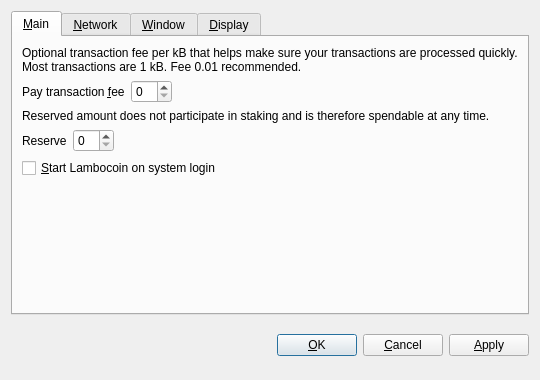
<?xml version="1.0" encoding="UTF-8"?>
<ui version="4.0">
 <class>OptionsDialog</class>
 <widget class="QDialog" name="OptionsDialog">
  <property name="geometry">
   <rect>
    <x>0</x>
    <y>0</y>
    <width>540</width>
    <height>380</height>
   </rect>
  </property>
  <property name="windowTitle">
   <string>Options</string>
  </property>
  <property name="modal">
   <bool>true</bool>
  </property>
  <layout class="QVBoxLayout" name="verticalLayout">
   <item>
    <widget class="QTabWidget" name="tabWidget">
     <property name="tabPosition">
      <enum>QTabWidget::North</enum>
     </property>
     <property name="currentIndex">
      <number>0</number>
     </property>
     <widget class="QWidget" name="tabMain">
      <attribute name="title">
       <string>&amp;Main</string>
      </attribute>
      <layout class="QVBoxLayout" name="verticalLayout_Main">
       <item>
        <widget class="QLabel" name="transactionFeeInfoLabel">
         <property name="text">
          <string>Optional transaction fee per kB that helps make sure your transactions are processed quickly. Most transactions are 1 kB. Fee 0.01 recommended.</string>
         </property>
         <property name="textFormat">
          <enum>Qt::PlainText</enum>
         </property>
         <property name="wordWrap">
          <bool>true</bool>
         </property>
        </widget>
       </item>
       <item>
        <layout class="QHBoxLayout" name="horizontalLayoutFee">
         <item>
          <widget class="QLabel" name="transactionFeeLabel">
           <property name="text">
            <string>Pay transaction &amp;fee</string>
           </property>
           <property name="textFormat">
            <enum>Qt::PlainText</enum>
           </property>
           <property name="buddy">
            <cstring>transactionFee</cstring>
           </property>
          </widget>
         </item>
         <item>
          <widget class="BitcoinAmountField" name="transactionFee"/>
         </item>
         <item>
          <spacer name="horizontalSpacerFee">
           <property name="orientation">
            <enum>Qt::Horizontal</enum>
           </property>
           <property name="sizeHint" stdset="0">
            <size>
             <width>40</width>
             <height>20</height>
            </size>
           </property>
          </spacer>
         </item>
        </layout>
       </item>
       <item>
        <widget class="QLabel" name="reserveBalanceInfoLabel">
         <property name="text">
          <string>Reserved amount does not participate in staking and is therefore spendable at any time.</string>
         </property>
         <property name="textFormat">
          <enum>Qt::PlainText</enum>
         </property>
         <property name="wordWrap">
          <bool>true</bool>
         </property>
        </widget>
       </item>
       <item>
        <layout class="QHBoxLayout" name="horizontalLayoutReserveBalance">
         <item>
          <widget class="QLabel" name="reserveBalanceLabel">
           <property name="text">
            <string>Reserve</string>
           </property>
           <property name="textFormat">
            <enum>Qt::PlainText</enum>
           </property>
           <property name="buddy">
            <cstring>reserveBalance</cstring>
           </property>
          </widget>
         </item>
         <item>
          <widget class="BitcoinAmountField" name="reserveBalance"/>
         </item>
         <item>
          <spacer name="horizontalSpacerReserveBalance">
           <property name="orientation">
            <enum>Qt::Horizontal</enum>
           </property>
           <property name="sizeHint" stdset="0">
            <size>
             <width>40</width>
             <height>20</height>
            </size>
           </property>
          </spacer>
         </item>
        </layout>
       </item>
       <item>
        <widget class="QCheckBox" name="bitcoinAtStartup">
         <property name="toolTip">
          <string>Automatically start Lambocoin after logging in to the system.</string>
         </property>
         <property name="text">
          <string>&amp;Start Lambocoin on system login</string>
         </property>
        </widget>
       </item>
       <item>
        <spacer name="verticalSpacer_Main">
         <property name="orientation">
          <enum>Qt::Vertical</enum>
         </property>
         <property name="sizeHint" stdset="0">
          <size>
           <width>20</width>
           <height>40</height>
          </size>
         </property>
        </spacer>
       </item>
      </layout>
     </widget>
     <widget class="QWidget" name="tabNetwork">
      <attribute name="title">
       <string>&amp;Network</string>
      </attribute>
      <layout class="QVBoxLayout" name="verticalLayout_Network">
       <item>
        <widget class="QCheckBox" name="mapPortUpnp">
         <property name="toolTip">
          <string>Automatically open the Lambocoin client port on the router. This only works when your router supports UPnP and it is enabled.</string>
         </property>
         <property name="text">
          <string>Map port using &amp;UPnP</string>
         </property>
        </widget>
       </item>
       <item>
        <widget class="QCheckBox" name="connectSocks">
         <property name="toolTip">
          <string>Connect to the Lambocoin network through a SOCKS proxy (e.g. when connecting through Tor).</string>
         </property>
         <property name="text">
          <string>&amp;Connect through SOCKS proxy:</string>
         </property>
        </widget>
       </item>
       <item>
        <layout class="QHBoxLayout" name="horizontalLayout_Network">
         <item>
          <widget class="QLabel" name="proxyIpLabel">
           <property name="text">
            <string>Proxy &amp;IP:</string>
           </property>
           <property name="textFormat">
            <enum>Qt::PlainText</enum>
           </property>
           <property name="buddy">
            <cstring>proxyIp</cstring>
           </property>
          </widget>
         </item>
         <item>
          <widget class="QValidatedLineEdit" name="proxyIp">
           <property name="maximumSize">
            <size>
             <width>140</width>
             <height>16777215</height>
            </size>
           </property>
           <property name="toolTip">
            <string>IP address of the proxy (e.g. 127.0.0.1)</string>
           </property>
          </widget>
         </item>
         <item>
          <widget class="QLabel" name="proxyPortLabel">
           <property name="text">
            <string>&amp;Port:</string>
           </property>
           <property name="textFormat">
            <enum>Qt::PlainText</enum>
           </property>
           <property name="buddy">
            <cstring>proxyPort</cstring>
           </property>
          </widget>
         </item>
         <item>
          <widget class="QLineEdit" name="proxyPort">
           <property name="maximumSize">
            <size>
             <width>55</width>
             <height>16777215</height>
            </size>
           </property>
           <property name="toolTip">
            <string>Port of the proxy (e.g. 9050)</string>
           </property>
          </widget>
         </item>
         <item>
          <widget class="QLabel" name="socksVersionLabel">
           <property name="text">
            <string>SOCKS &amp;Version:</string>
           </property>
           <property name="textFormat">
            <enum>Qt::PlainText</enum>
           </property>
           <property name="buddy">
            <cstring>socksVersion</cstring>
           </property>
          </widget>
         </item>
         <item>
          <widget class="QValueComboBox" name="socksVersion">
           <property name="toolTip">
            <string>SOCKS version of the proxy (e.g. 5)</string>
           </property>
          </widget>
         </item>
         <item>
          <spacer name="horizontalSpacer_Network">
           <property name="orientation">
            <enum>Qt::Horizontal</enum>
           </property>
           <property name="sizeHint" stdset="0">
            <size>
             <width>40</width>
             <height>20</height>
            </size>
           </property>
          </spacer>
         </item>
        </layout>
       </item>
       <item>
        <spacer name="verticalSpacer_Network">
         <property name="orientation">
          <enum>Qt::Vertical</enum>
         </property>
         <property name="sizeHint" stdset="0">
          <size>
           <width>20</width>
           <height>40</height>
          </size>
         </property>
        </spacer>
       </item>
      </layout>
     </widget>
     <widget class="QWidget" name="tabWindow">
      <attribute name="title">
       <string>&amp;Window</string>
      </attribute>
      <layout class="QVBoxLayout" name="verticalLayout_Window">
       <item>
        <widget class="QCheckBox" name="minimizeToTray">
         <property name="toolTip">
          <string>Show only a tray icon after minimizing the window.</string>
         </property>
         <property name="text">
          <string>&amp;Minimize to the tray instead of the taskbar</string>
         </property>
        </widget>
       </item>
       <item>
        <widget class="QCheckBox" name="minimizeOnClose">
         <property name="toolTip">
          <string>Minimize instead of exit the application when the window is closed. When this option is enabled, the application will be closed only after selecting Quit in the menu.</string>
         </property>
         <property name="text">
          <string>M&amp;inimize on close</string>
         </property>
        </widget>
       </item>
       <item>
        <spacer name="verticalSpacer_Window">
         <property name="orientation">
          <enum>Qt::Vertical</enum>
         </property>
         <property name="sizeHint" stdset="0">
          <size>
           <width>20</width>
           <height>40</height>
          </size>
         </property>
        </spacer>
       </item>
      </layout>
     </widget>
     <widget class="QWidget" name="tabDisplay">
      <attribute name="title">
       <string>&amp;Display</string>
      </attribute>
      <layout class="QVBoxLayout" name="verticalLayout_Display">
       <item>
        <layout class="QHBoxLayout" name="horizontalLayout_1_Display">
         <item>
          <widget class="QLabel" name="langLabel">
           <property name="text">
            <string>User Interface &amp;language:</string>
           </property>
           <property name="textFormat">
            <enum>Qt::PlainText</enum>
           </property>
           <property name="buddy">
            <cstring>lang</cstring>
           </property>
          </widget>
         </item>
         <item>
          <widget class="QValueComboBox" name="lang">
           <property name="toolTip">
            <string>The user interface language can be set here. This setting will take effect after restarting Lambocoin.</string>
           </property>
          </widget>
         </item>
        </layout>
       </item>
       <item>
        <layout class="QHBoxLayout" name="horizontalLayout_2_Display">
         <item>
          <widget class="QLabel" name="unitLabel">
           <property name="text">
            <string>&amp;Unit to show amounts in:</string>
           </property>
           <property name="textFormat">
            <enum>Qt::PlainText</enum>
           </property>
           <property name="buddy">
            <cstring>unit</cstring>
           </property>
          </widget>
         </item>
         <item>
          <widget class="QValueComboBox" name="unit">
           <property name="toolTip">
            <string>Choose the default subdivision unit to show in the interface and when sending coins.</string>
           </property>
          </widget>
         </item>
        </layout>
       </item>
       <item>
        <widget class="QCheckBox" name="displayAddresses">
         <property name="toolTip">
          <string>Whether to show Lambocoin addresses in the transaction list or not.</string>
         </property>
         <property name="text">
          <string>&amp;Display addresses in transaction list</string>
         </property>
        </widget>
       </item>
       <item>
        <widget class="QCheckBox" name="coinControlFeatures">
         <property name="toolTip">
          <string>Whether to show coin control features or not.</string>
         </property>
         <property name="text">
          <string>Display coin &amp;control features (experts only!)</string>
         </property>
        </widget>
       </item>
       <item>
        <spacer name="verticalSpacer_Display">
         <property name="orientation">
          <enum>Qt::Vertical</enum>
         </property>
         <property name="sizeHint" stdset="0">
          <size>
           <width>20</width>
           <height>40</height>
          </size>
         </property>
        </spacer>
       </item>
      </layout>
     </widget>
    </widget>
   </item>
   <item>
    <layout class="QHBoxLayout" name="horizontalLayout_Buttons">
     <item>
      <spacer name="horizontalSpacer_1">
       <property name="orientation">
        <enum>Qt::Horizontal</enum>
       </property>
       <property name="sizeHint" stdset="0">
        <size>
         <width>40</width>
         <height>48</height>
        </size>
       </property>
      </spacer>
     </item>
     <item>
      <widget class="QLabel" name="statusLabel">
       <property name="font">
        <font>
         <weight>75</weight>
         <bold>true</bold>
        </font>
       </property>
       <property name="text">
        <string/>
       </property>
       <property name="textFormat">
        <enum>Qt::PlainText</enum>
       </property>
       <property name="wordWrap">
        <bool>true</bool>
       </property>
      </widget>
     </item>
     <item>
      <spacer name="horizontalSpacer_2">
       <property name="orientation">
        <enum>Qt::Horizontal</enum>
       </property>
       <property name="sizeHint" stdset="0">
        <size>
         <width>40</width>
         <height>48</height>
        </size>
       </property>
      </spacer>
     </item>
     <item>
      <widget class="QPushButton" name="okButton">
       <property name="text">
        <string>&amp;OK</string>
       </property>
      </widget>
     </item>
     <item>
      <widget class="QPushButton" name="cancelButton">
       <property name="text">
        <string>&amp;Cancel</string>
       </property>
       <property name="autoDefault">
        <bool>false</bool>
       </property>
      </widget>
     </item>
     <item>
      <widget class="QPushButton" name="applyButton">
       <property name="text">
        <string>&amp;Apply</string>
       </property>
       <property name="autoDefault">
        <bool>false</bool>
       </property>
      </widget>
     </item>
    </layout>
   </item>
  </layout>
 </widget>
 <customwidgets>
  <customwidget>
   <class>BitcoinAmountField</class>
   <extends>QSpinBox</extends>
   <header>bitcoinamountfield.h</header>
  </customwidget>
  <customwidget>
   <class>QValueComboBox</class>
   <extends>QComboBox</extends>
   <header>qvaluecombobox.h</header>
  </customwidget>
  <customwidget>
   <class>QValidatedLineEdit</class>
   <extends>QLineEdit</extends>
   <header>qvalidatedlineedit.h</header>
  </customwidget>
 </customwidgets>
 <resources/>
 <connections/>
</ui>
